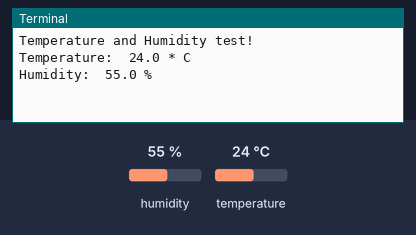
A program run on a simulated Raspberry Pi (BCM pin numbers). On the bench: the last lines printed to the terminal. Inputs (shaded band) come from the test bench; at power-on: humidity 55 %, temperature 24 °C.

Above: at 1.2 s.
1.3 s: humidity set to 22 %
At 7.3 s:
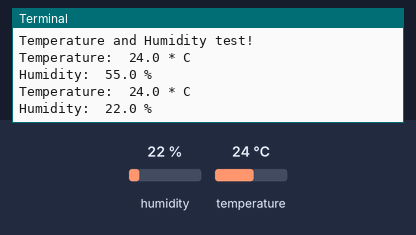
7.7 s: temperature set to 12 °C
At 12.4 s:
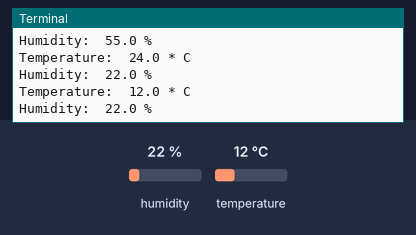
14.1 s: humidity set to 40 %
At 17.5 s:
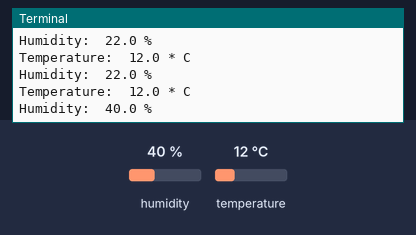
Timing chart, 0 to 19.0 s (numbered marks = the images above; inputs shaded):
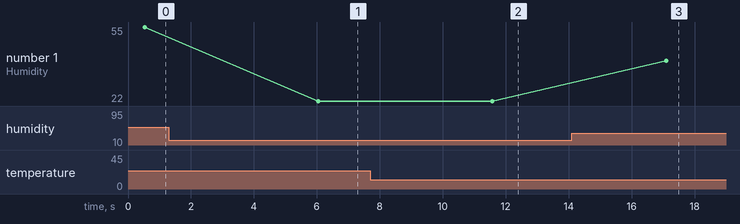

The program:

EXP03_DHT11.py
```python
import Adafruit_DHT as dht
import time
sensor = dht.DHT11
print("Temperature and Humidity test!")
while True:
    humid, temp = dht.read_retry(sensor, 3)
    if humid is not None and temp is not None:
        print("Temperature: ", temp, "* C")
        print("Humidity: ", humid, "%")
        time.sleep(5)
    else:
        print("Unable to read sensor data")
```

Measured:
- after the input at 1.3 s, the terminal: prints a new line after 4.8 s (image 1)
- after the input at 7.7 s, the terminal: prints a new line after 3.9 s (image 2)
- after the input at 14.1 s, the terminal: prints a new line after 3.0 s (image 3)
- plotted number 1: 55 → 22 after the input at 1.3 s, 22 → 40 after the input at 14.1 s
